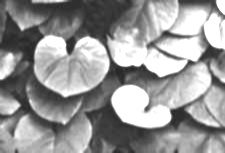
#> input picture image_preprocessing_comparison/Gabor Filter.jpg, 225 x 153 px, given in place of image1.jpg, which was not available
$ python test.py   (older library calls are emulated)
#> lines starting #> are read from the running program, lines starting #| are printed output that depends on the picture; pictures that were not available may be replaced by others from this repository, and a replacement may not be noted
#> further down, input_image is the input picture: shape (153, 225); min 35, max 255, mean 149.9
### image_preprocessing_comparison/filters.py
import cv2
import numpy as np


# [190 lines left out: functions convert_to_grayscale, convert_to_hsv, convert_to_lab, apply_gaussian_blur, apply_median_blur, apply_bilateral_filter and 13 more, not called in this run]


def apply_sobel_filter(image, ksize=3):
    """
    Apply Sobel filter for edge detection.

    Parameters:
        image (np.ndarray): Input image.
        ksize (int, optional): Size of the Sobel kernel.

    Returns:
        np.ndarray: Edge-detected image.
    """
#> called with ksize = 3
    return cv2.Sobel(image, cv2.CV_64F, 1, 1, ksize=ksize)


def apply_scharr_filter(image):
    """
    Apply Scharr filter for edge detection.

    Parameters:
        image (np.ndarray): Input image.

    Returns:
        np.ndarray: Edge-detected image.
    """
    return cv2.Scharr(image, cv2.CV_64F, 1, 0) + cv2.Scharr(image, cv2.CV_64F, 0, 1)


def apply_prewitt_filter(image):
    """
    Apply Prewitt filter for edge detection.

    Parameters:
        image (np.ndarray): Input image.

    Returns:
        np.ndarray: Edge-detected image.
    """
    kernelx = np.array([[-1, 0, 1], [-1, 0, 1], [-1, 0, 1]])
    kernely = np.array([[-1, -1, -1], [0, 0, 0], [1, 1, 1]])
    img_prewittx = cv2.filter2D(image, -1, kernelx)
    img_prewitty = cv2.filter2D(image, -1, kernely)
    return img_prewittx + img_prewitty


def apply_gaussian_filter(image, ksize=5):
    """
    Apply Gaussian filter for blurring and noise reduction.

    Parameters:
        image (np.ndarray): Input image.
        ksize (int, optional): Size of the Gaussian kernel.

    Returns:
        np.ndarray: Blurred image.
    """
#> called with ksize = 5
    return cv2.GaussianBlur(image, (ksize, ksize), 0)


def apply_laplacian_filter(image):
    """
    Apply Laplacian filter for edge detection.

    Parameters:
        image (np.ndarray): Input image.

    Returns:
        np.ndarray: Edge-detected image.
    """
    return cv2.Laplacian(image, cv2.CV_64F)


def apply_emboss_filter(image):
    """
    Apply Emboss filter for creating a 3D effect.

    Parameters:
        image (np.ndarray): Input image.

    Returns:
        np.ndarray: Embossed image.
    """
    kernel = np.array([[-2, -1, 0], [-1, 1, 1], [0, 1, 2]])
    return cv2.filter2D(image, -1, kernel)


def apply_box_filter(image, ksize=5):
    """
    Apply Box filter for blurring.

    Parameters:
        image (np.ndarray): Input image.
        ksize (int, optional): Size of the box filter kernel.

    Returns:
        np.ndarray: Blurred image.
    """
#> called with ksize = 5
    return cv2.boxFilter(image, -1, (ksize, ksize))


def apply_motion_blur_filter(image, ksize=15):
    """
    Apply Motion Blur filter for simulating motion blur effect.

    Parameters:
        image (np.ndarray): Input image.
        ksize (int, optional): Size of the motion blur kernel.

    Returns:
        np.ndarray: Blurred image.
    """
#> called with ksize = 15
    kernel = np.zeros((ksize, ksize))
    kernel[int((ksize - 1) / 2), :] = np.ones(ksize)
    kernel = kernel / ksize
    return cv2.filter2D(image, -1, kernel)


def apply_bilateral_filter(image, d=9, sigma_color=75, sigma_space=75):
    """
    Apply Bilateral filter for noise reduction while preserving edges.

    Parameters:
        image (np.ndarray): Input image.
        d (int, optional): Diameter of each pixel neighborhood.
        sigma_color (float, optional): Filter sigma in the color space.
        sigma_space (float, optional): Filter sigma in the coordinate space.

    Returns:
        np.ndarray: Filtered image.
    """
#> called with d = 9, sigma_color = 75, sigma_space = 75
    return cv2.bilateralFilter(image, d, sigma_color, sigma_space)


def apply_gabor_filter(image, frequency=0.6, theta=0, kernel_size=3):
    """
    Apply Gabor filter for texture analysis.

    Parameters:
        image (np.ndarray): Input image.
        frequency (float, optional): Frequency of the Gabor filter.
        theta (float, optional): Orientation of the Gabor filter.
        kernel_size (int, optional): Size of the Gabor kernel.

    Returns:
        np.ndarray: Filtered image.
    """
#> called with frequency = 0.6, theta = 0, kernel_size = 3
    g_kernel = cv2.getGaborKernel((kernel_size, kernel_size), frequency, theta, 10.0, 0.5, 0, ktype=cv2.CV_32F)
    return cv2.filter2D(image, cv2.CV_8UC3, g_kernel)


def apply_dog_filter(image, ksize1=5, ksize2=9):
    """
    Apply Difference of Gaussians (DoG) filter for edge detection.

    Parameters:
        image (np.ndarray): Input image.
        ksize1 (int, optional): Size of the first Gaussian kernel.
        ksize2 (int, optional): Size of the second Gaussian kernel.

    Returns:
        np.ndarray: Edge-detected image.
    """
#> called with ksize1 = 5, ksize2 = 9
    dog = cv2.GaussianBlur(image, (ksize1, ksize1), 0) - cv2.GaussianBlur(image, (ksize2, ksize2), 0)
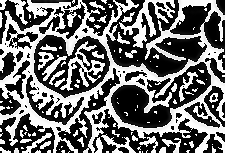
#> dog: shape (153, 225); min 0, max 255, mean 109.3
    return dog


def apply_log_filter(image, ksize=5):
    """
    Apply Laplacian of Gaussian (LoG) filter for edge detection.

    Parameters:
        image (np.ndarray): Input image.
        ksize (int, optional): Size of the LoG kernel.

    Returns:
        np.ndarray: Edge-detected image.
    """
#> called with ksize = 5
    return cv2.Laplacian(cv2.GaussianBlur(image, (ksize, ksize), 0), cv2.CV_64F)


def apply_kirsch_operator(image):
    """
    Apply Kirsch Operator for edge detection.

    Parameters:
        image (np.ndarray): Input image.

    Returns:
        np.ndarray: Edge-detected image.
    """
    kirsch_masks = [
        [[-3, -3, 5], [-3, 0, 5], [-3, -3, 5]],
        [[-3, 5, 5], [-3, 0, 5], [-3, -3, -3]],
        [[5, 5, 5], [-3, 0, -3], [-3, -3, -3]],
        [[5, 5, -3], [5, 0, -3], [-3, -3, -3]],
        [[5, -3, -3], [5, 0, -3], [5, -3, -3]],
        [[-3, -3, -3], [5, 0, -3], [5, 5, -3]],
        [[-3, -3, -3], [-3, 0, -3], [5, 5, 5]],
        [[-3, -3, -3], [-3, 0, 5], [-3, 5, 5]]
    ]

    result = np.zeros_like(image, dtype=np.float32)

    for mask in kirsch_masks:
        convolution = cv2.filter2D(image, -1, np.array(mask))
        np.maximum(result, convolution, out=result)
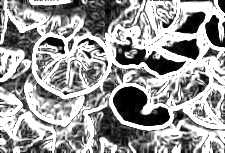
#> result: shape (153, 225) float32; min 0, max 255, mean 154.2

    return result


def apply_craigs_edge_detection(image):
    """
    Apply Craig's Edge Detection for edge detection.

    Parameters:
        image (np.ndarray): Input image.

    Returns:
        np.ndarray: Edge-detected image.
    """
    craigs_mask = [[-1, -2, -1], [0, 0, 0], [1, 2, 1]]
    return cv2.filter2D(image, -1, np.array(craigs_mask))
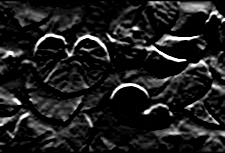
#> returned value: shape (153, 225); min 0, max 255, mean 30.6


def apply_frei_chen_filter(image):
    """
    Apply Frei-Chen filter for edge detection.

    Parameters:
        image (np.ndarray): Input image.

    Returns:
        np.ndarray: Edge-detected image.
    """
    frei_chen_mask = [
        [[-1, -np.sqrt(2), -1], [0, 0, 0], [1, np.sqrt(2), 1]],
        [[-1, 0, 1], [-np.sqrt(2), 0, np.sqrt(2)], [-1, 0, 1]],
        [[1, np.sqrt(2), 1], [0, 0, 0], [-1, -np.sqrt(2), -1]],
        [[1, 0, -1], [np.sqrt(2), 0, -np.sqrt(2)], [1, 0, -1]]
    ]
#> frei_chen_mask = [[[-1, -1.41, -1], [0, 0, 0], [1, 1.41, 1]], [[-1, 0, 1], [-1.41, 0, 1.41], [-1, 0, 1]], [[1, 1.41, 1], [0, 0, 0], [-1, -1.41, -1]], [[1, 0, -1], [1.41, 0, -1.41], [1, 0, -1]]]

    result = np.zeros_like(image, dtype=np.float32)
#> result: shape (153, 225) float32; every value is 0

    for mask in frei_chen_mask:
        convolution = cv2.filter2D(image, -1, np.array(mask))
        np.maximum(result, convolution, out=result)
#> this loop made 4 passes
#> mask on passes 1 to 4: [[-1, -1.41, -1], [0, 0, 0], [1, 1.41, 1]], [[-1, 0, 1], [-1.41, 0, 1.41], [-1, 0, 1]], [[1, 1.41, 1], [0, 0, 0], [-1, -1.41, -1]], [[1, 0, -1], [1.41, 0, -1.41], [1, 0, -1]]
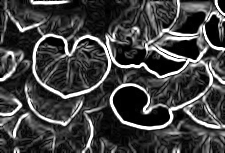
#> result: shape (153, 225) float32; min 0, max 255, mean 66.1

    return result


def apply_mean_filter(image, ksize=3):
    """
    Apply Mean filter for blurring.

    Parameters:
        image (np.ndarray): Input image.
        ksize (int, optional): Size of the Mean filter kernel.

    Returns:
        np.ndarray: Blurred image.
    """
#> called with ksize = 3
    return cv2.blur(image, (ksize, ksize))


def apply_median_filter(image, ksize=3):
    """
    Apply Median filter for noise reduction.

    Parameters:
        image (np.ndarray): Input image.
        ksize (int, optional): Size of the Median filter kernel.

    Returns:
        np.ndarray: Filtered image.
    """
#> called with ksize = 3
    return cv2.medianBlur(image, ksize)


def apply_min_filter(image, ksize=3):
    """
    Apply Min filter for reducing noise and enhancing edges.

    Parameters:
        image (np.ndarray): Input image.
        ksize (int, optional): Size of the Min filter kernel.

    Returns:
        np.ndarray: Filtered image.
    """
#> called with ksize = 3
    kernel = np.ones((ksize, ksize), np.float32) / (ksize ** 2)
#> kernel = [[0.111, 0.111, 0.111], [0.111, 0.111, 0.111], [0.111, 0.111, 0.111]]
    return cv2.filter2D(image, -1, kernel)


def apply_max_filter(image, ksize=3):
    """
    Apply Max filter for reducing noise and enhancing edges.

    Parameters:
        image (np.ndarray): Input image.
        ksize (int, optional): Size of the Max filter kernel.

    Returns:
        np.ndarray: Filtered image.
    """
#> called with ksize = 3
    return cv2.dilate(image, np.ones((ksize, ksize), np.uint8))
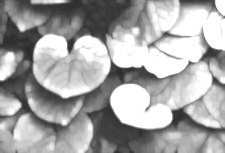
#> returned value: shape (153, 225); min 41, max 255, mean 165.6

### image_preprocessing_comparison/test.py
# import cv2
# from skimage.metrics import structural_similarity as ssim
#
# from compare_images import calculate_psnr, calculate_rmse, calculate_ncc, calculate_correlation_coefficient, \
#     calculate_mae, calculate_structural_content, calculate_histogram_intersection, \
#     calculate_kl_divergence, calculate_f1_score, calculate_dice_coefficient, \
#     calculate_jaccard_index, calculate_mean_absolute_percentage_error, calculate_zero_mean_normalized_cross_correlation, \
#     calculate_multi_scale_ssim, ssim_comparison
#
# # Load two example images for testing
# image1 = cv2.imread('image1.jpg', cv2.IMREAD_GRAYSCALE)
# image2 = cv2.imread('image2.jpg', cv2.IMREAD_GRAYSCALE)
#
# # Calculate SSIM using skimage.metrics
# ssim_value = ssim(image1, image2)
#
# # List of comparison functions
# comparison_functions = [
#     calculate_psnr,
#     calculate_rmse,
#     calculate_ncc,
#     calculate_correlation_coefficient,
#     calculate_mae,
#     calculate_structural_content,
#     calculate_histogram_intersection,
#     calculate_kl_divergence,
#     calculate_f1_score,
#     calculate_dice_coefficient,
#     calculate_jaccard_index,
#     calculate_mean_absolute_percentage_error,
#     calculate_zero_mean_normalized_cross_correlation,
#     calculate_multi_scale_ssim
# ]
#
# # Test and print results for each comparison function
# for func in comparison_functions:
#     result = func(image1, image2)
#     print(f"{func.__name__}: {result}")
#
# print(f"SSIM (using skimage.metrics): {ssim_value}")
#
# ssim_comparison(image_path1='image1.jpg', image_path2='image2.jpg')

import cv2
import numpy as np

from filters import apply_sobel_filter, apply_scharr_filter, apply_prewitt_filter, apply_gaussian_filter, \
    apply_laplacian_filter, apply_emboss_filter, apply_box_filter, apply_motion_blur_filter, apply_bilateral_filter, \
    apply_gabor_filter, apply_dog_filter, apply_log_filter, apply_kirsch_operator, apply_craigs_edge_detection, \
    apply_frei_chen_filter, apply_mean_filter, apply_median_filter, apply_min_filter, \
    apply_max_filter


def test_all_filters(input_image):
    sobel_result = apply_sobel_filter(input_image)
    scharr_result = apply_scharr_filter(input_image)
    prewitt_result = apply_prewitt_filter(input_image)
    gaussian_result = apply_gaussian_filter(input_image)
    laplacian_result = apply_laplacian_filter(input_image)
    emboss_result = apply_emboss_filter(input_image)
    box_result = apply_box_filter(input_image)
    motion_blur_result = apply_motion_blur_filter(input_image)
    bilateral_result = apply_bilateral_filter(input_image)
    gabor_result = apply_gabor_filter(input_image)
    dog_result = apply_dog_filter(input_image)
    log_result = apply_log_filter(input_image)
    kirsch_result = apply_kirsch_operator(input_image)
    craigs_result = apply_craigs_edge_detection(input_image)
    frei_chen_result = apply_frei_chen_filter(input_image)
    mean_result = apply_mean_filter(input_image)
    median_result = apply_median_filter(input_image)
    min_result = apply_min_filter(input_image)
    max_result = apply_max_filter(input_image)

    return {
        "Sobel Filter": sobel_result,
        "Scharr Filter": scharr_result,
        "Prewitt Filter": prewitt_result,
        "Gaussian Filter": gaussian_result,
        "Laplacian Filter": laplacian_result,
        "Emboss Filter": emboss_result,
        "Box Filter": box_result,
        "Motion Blur Filter": motion_blur_result,
        "Bilateral Filter": bilateral_result,
        "Gabor Filter": gabor_result,
        "Difference of Gaussians (DoG) Filter": dog_result,
        "Laplacian of Gaussian (LoG) Filter": log_result,
        "Kirsch Operator": kirsch_result,
        "Craig's Edge Detection": craigs_result,
        "Frei-Chen Filter": frei_chen_result,
        "Mean Filter": mean_result,
        "Median Filter": median_result,
        "Min Filter": min_result,
        "Max Filter": max_result
    }


# Usage example:
input_image = cv2.imread('image1.jpg', cv2.IMREAD_GRAYSCALE)
filtered_images = test_all_filters(input_image)
#> filtered_images = 19 items

# Display and save the filtered images
for filter_name, result in filtered_images.items():
    cv2.imwrite(f'{filter_name}.jpg', result)
#> this loop made 19 passes
#> filter_name on passes 1 to 12: 'Sobel Filter', 'Scharr Filter', 'Prewitt Filter', 'Gaussian Filter', 'Laplacian Filter', 'Emboss Filter', 'Box Filter', 'Motion Blur Filter', 'Bilateral Filter', 'Gabor Filter', 'Difference of Gaussians (DoG) Filter', 'Laplacian of Gaussian (LoG) Filter'
#> pass 1, `cv2.imwrite(f'{filter_name}.jpg', result)`:
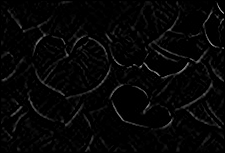
#> saved as Sobel Filter.jpg: shape (153, 225); min 0, max 158, mean 5.9
#> pass 2, `cv2.imwrite(f'{filter_name}.jpg', result)`:
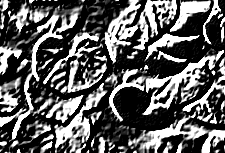
#> saved as Scharr Filter.jpg: shape (153, 225); min 0, max 255, mean 93.7
